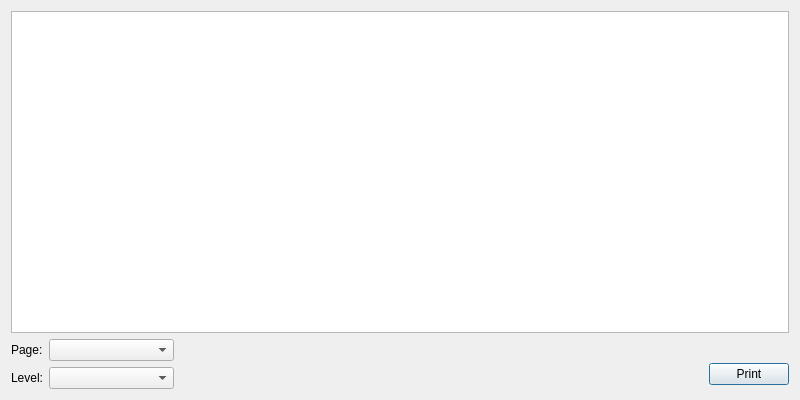
<?xml version="1.0" encoding="UTF-8"?>
<ui version="4.0">
 <class>CurrentAlerts</class>
 <widget class="QDialog" name="CurrentAlerts">
  <property name="geometry">
   <rect>
    <x>0</x>
    <y>0</y>
    <width>800</width>
    <height>400</height>
   </rect>
  </property>
  <property name="windowTitle">
   <string>Current Alerts</string>
  </property>
  <property name="windowIcon">
   <iconset resource="Resources.qrc">
    <normaloff>:/Pix/Icons/dialog-warning-2.png</normaloff>:/Pix/Icons/dialog-warning-2.png</iconset>
  </property>
  <layout class="QGridLayout" name="gridLayout">
   <item row="0" column="0">
    <widget class="QListWidget" name="listWidget">
     <property name="font">
      <font>
       <family>Courier</family>
      </font>
     </property>
    </widget>
   </item>
   <item row="1" column="0">
    <layout class="QHBoxLayout" name="horizontalLayout">
     <item>
      <layout class="QVBoxLayout" name="verticalLayout_3">
       <item>
        <widget class="QLabel" name="label">
         <property name="text">
          <string>Page:</string>
         </property>
        </widget>
       </item>
       <item>
        <widget class="QLabel" name="label_2">
         <property name="text">
          <string>Level:</string>
         </property>
        </widget>
       </item>
      </layout>
     </item>
     <item>
      <layout class="QVBoxLayout" name="verticalLayout">
       <item>
        <widget class="QComboBox" name="comboBox_Page">
         <property name="minimumSize">
          <size>
           <width>125</width>
           <height>0</height>
          </size>
         </property>
        </widget>
       </item>
       <item>
        <widget class="QComboBox" name="comboBox_Level">
         <property name="minimumSize">
          <size>
           <width>125</width>
           <height>0</height>
          </size>
         </property>
        </widget>
       </item>
      </layout>
     </item>
     <item>
      <spacer name="horizontalSpacer">
       <property name="orientation">
        <enum>Qt::Horizontal</enum>
       </property>
       <property name="sizeHint" stdset="0">
        <size>
         <width>258</width>
         <height>20</height>
        </size>
       </property>
      </spacer>
     </item>
     <item>
      <layout class="QVBoxLayout" name="verticalLayout_2">
       <item>
        <spacer name="verticalSpacer">
         <property name="orientation">
          <enum>Qt::Vertical</enum>
         </property>
         <property name="sizeType">
          <enum>QSizePolicy::Minimum</enum>
         </property>
         <property name="sizeHint" stdset="0">
          <size>
           <width>20</width>
           <height>20</height>
          </size>
         </property>
        </spacer>
       </item>
       <item>
        <widget class="QPushButton" name="pushButton_Print">
         <property name="text">
          <string>Print</string>
         </property>
         <property name="icon">
          <iconset resource="Resources.qrc">
           <normaloff>:/Pix/Icons/document-print-4.png</normaloff>:/Pix/Icons/document-print-4.png</iconset>
         </property>
        </widget>
       </item>
      </layout>
     </item>
    </layout>
   </item>
  </layout>
 </widget>
 <resources>
  <include location="Resources.qrc"/>
 </resources>
 <connections/>
</ui>
